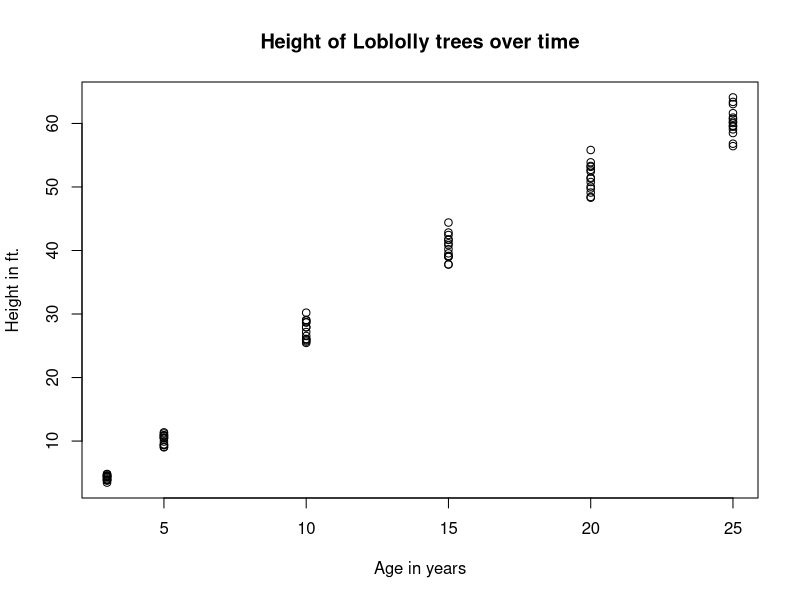

Write R code to recreate this figure.
# This is the secondary data set

# Explore the Loblolly data set and its variables in R to get an idea of the data set

?Loblolly

data(Loblolly)

names(Loblolly)


# Descriptive statistics for Loblolly and create basic plot showing age and height

summary(Loblolly)

plot(Loblolly$age, Loblolly$height, 
  main = 'Height of Loblolly trees over time', 
  xlab = 'Age in years', 
  ylab = 'Height in ft.')
